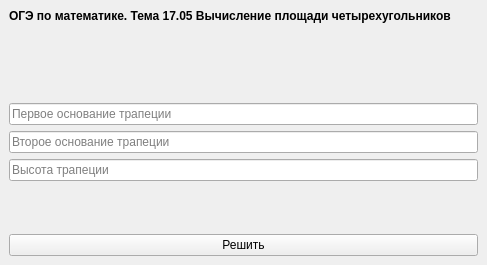
<?xml version="1.0" encoding="UTF-8"?>
<ui version="4.0">
 <class>MainWindow</class>
 <widget class="QMainWindow" name="MainWindow">
  <property name="geometry">
   <rect>
    <x>0</x>
    <y>0</y>
    <width>487</width>
    <height>265</height>
   </rect>
  </property>
  <property name="windowTitle">
   <string>OGE Helper</string>
  </property>
  <property name="windowIcon">
   <iconset resource="../res/res.qrc">
    <normaloff>:/app/5.png</normaloff>:/app/5.png</iconset>
  </property>
  <widget class="QWidget" name="centralwidget">
   <layout class="QVBoxLayout" name="verticalLayout">
    <item>
     <widget class="QLabel" name="label_2">
      <property name="text">
       <string>&lt;html&gt;&lt;head/&gt;&lt;body&gt;&lt;p&gt;&lt;span style=&quot; font-weight:700;&quot;&gt;ОГЭ по математике. Тема 17.05 Вычисление площади четырехугольников&lt;/span&gt;&lt;/p&gt;&lt;/body&gt;&lt;/html&gt;</string>
      </property>
     </widget>
    </item>
    <item>
     <layout class="QHBoxLayout" name="horizontalLayout">
      <item>
       <spacer name="horizontalSpacer">
        <property name="orientation">
         <enum>Qt::Horizontal</enum>
        </property>
        <property name="sizeHint" stdset="0">
         <size>
          <width>40</width>
          <height>20</height>
         </size>
        </property>
       </spacer>
      </item>
      <item>
       <widget class="QLabel" name="image_label">
        <property name="sizePolicy">
         <sizepolicy hsizetype="Maximum" vsizetype="Maximum">
          <horstretch>0</horstretch>
          <verstretch>0</verstretch>
         </sizepolicy>
        </property>
        <property name="text">
         <string>&lt;html&gt;&lt;head/&gt;&lt;body&gt;&lt;p&gt;&lt;img src=&quot;:/app/t.svg&quot;/&gt;&lt;/p&gt;&lt;/body&gt;&lt;/html&gt;</string>
        </property>
       </widget>
      </item>
      <item>
       <spacer name="horizontalSpacer_2">
        <property name="orientation">
         <enum>Qt::Horizontal</enum>
        </property>
        <property name="sizeHint" stdset="0">
         <size>
          <width>40</width>
          <height>20</height>
         </size>
        </property>
       </spacer>
      </item>
     </layout>
    </item>
    <item>
     <spacer name="verticalSpacer_2">
      <property name="orientation">
       <enum>Qt::Vertical</enum>
      </property>
      <property name="sizeHint" stdset="0">
       <size>
        <width>20</width>
        <height>40</height>
       </size>
      </property>
     </spacer>
    </item>
    <item>
     <widget class="QLineEdit" name="base1_label">
      <property name="placeholderText">
       <string>Первое основание трапеции</string>
      </property>
     </widget>
    </item>
    <item>
     <widget class="QLineEdit" name="base2_label">
      <property name="placeholderText">
       <string>Второе основание трапеции</string>
      </property>
     </widget>
    </item>
    <item>
     <widget class="QLineEdit" name="height_label">
      <property name="text">
       <string/>
      </property>
      <property name="placeholderText">
       <string>Высота трапеции</string>
      </property>
     </widget>
    </item>
    <item>
     <spacer name="verticalSpacer">
      <property name="orientation">
       <enum>Qt::Vertical</enum>
      </property>
      <property name="sizeHint" stdset="0">
       <size>
        <width>20</width>
        <height>40</height>
       </size>
      </property>
     </spacer>
    </item>
    <item>
     <widget class="QPushButton" name="solve_btn">
      <property name="text">
       <string>Решить</string>
      </property>
     </widget>
    </item>
   </layout>
  </widget>
 </widget>
 <resources>
  <include location="../res/res.qrc"/>
 </resources>
 <connections/>
</ui>
